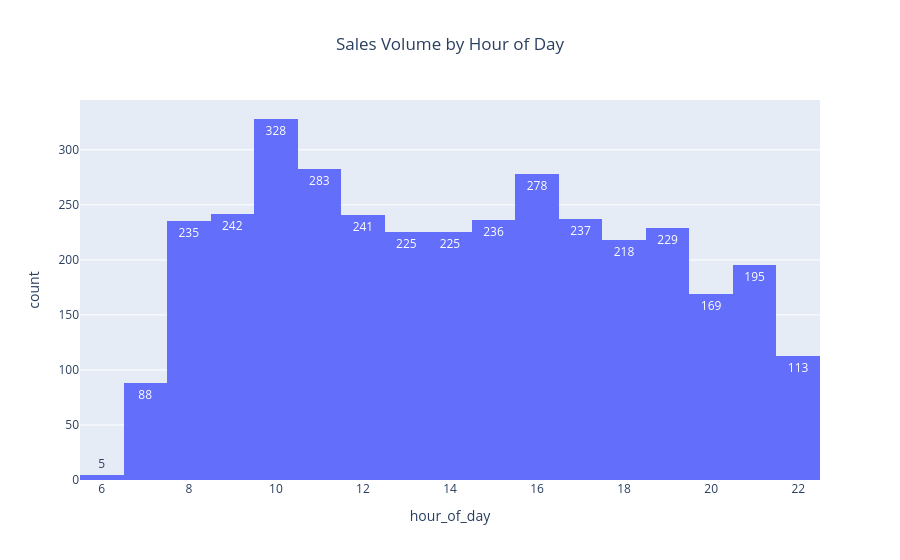

Write notebook code for a chart like this one.
### Markdown cell above
##  Business Question 5: Sales Volume by Hour
**Question:** How does the number of transactions vary by the hour of the day?

### Code cell
# we set the number of bins to 24 to represent each hour of the day
# Histogram to show the distribution of transactions over 24 hours
fig5=px.histogram(data_frame=df,x='hour_of_day',nbins=24,title="Sales Volume by Hour of Day",text_auto=True)
fig5.update_layout(title_x=0.5)
fig5.show()

### Figure 1 — Plotly figure (JSON) as saved in the notebook; plotly's stock layout.template omitted (floating-point values rounded to 4 significant figures; data arrays with more than 128 entries replaced by an {"elided": "..."} marker saying what was removed)
{"data": [{"bingroup": "x", "hovertemplate": "hour_of_day=%{x}<br>count=%{y}<extra></extra>", "legendgroup": "", "marker": {"color": "#636efa", "pattern": {"shape": ""}}, "name": "", "nbinsx": 24, "orientation": "v", "showlegend": false, "texttemplate": "%{value}", "type": "histogram", "x": {"elided": "3547 int values"}, "xaxis": "x", "yaxis": "y"}], "layout": {"barmode": "relative", "legend": {"tracegroupgap": 0}, "title": {"text": "Sales Volume by Hour of Day", "x": 0.5}, "xaxis": {"anchor": "y", "domain": [0, 1], "title": {"text": "hour_of_day"}}, "yaxis": {"anchor": "x", "domain": [0, 1], "title": {"text": "count"}}}}
